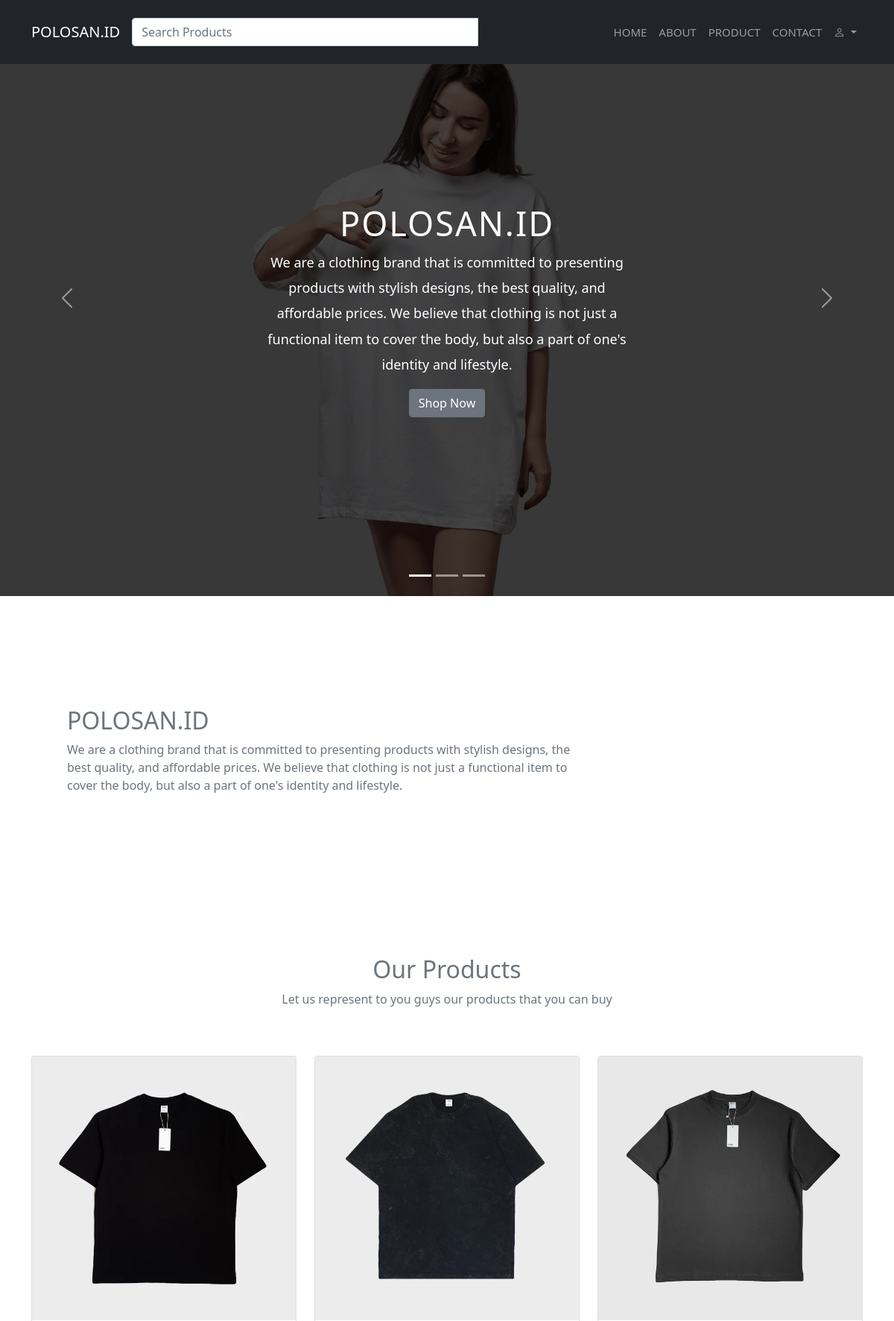
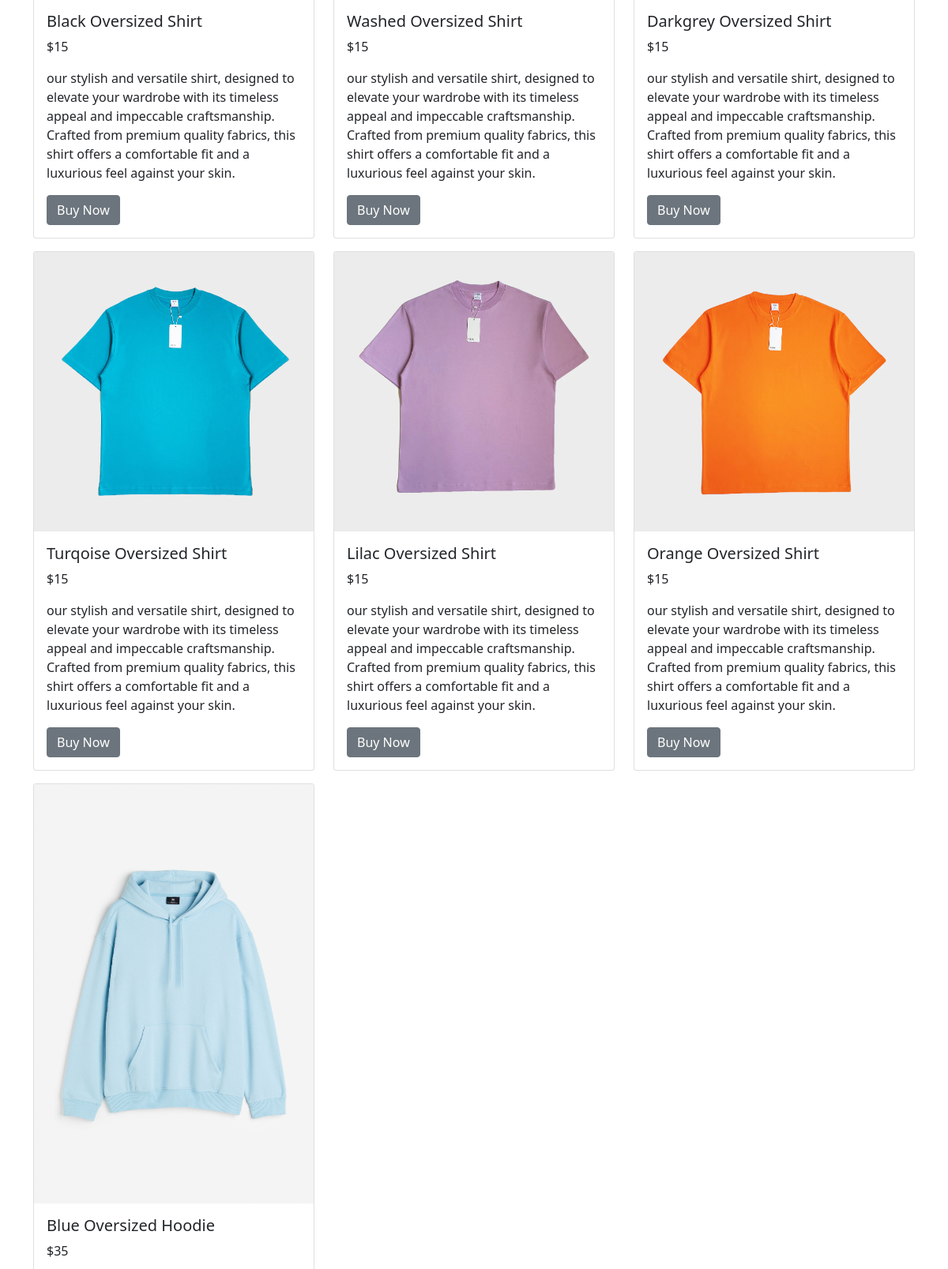
Screenshot of /index.php (signed in, upper part) with the database file from the repository (2 pictures, top to bottom).
### tables this page shows
CREATE TABLE `produk` (
  `id` int NOT NULL,
  `gambar` varchar(255) DEFAULT NULL,
  `nama_barang` varchar(255) DEFAULT NULL,
  `deskripsi` text,
  `harga` int DEFAULT NULL
);

### functions.php (called while the page is built, shortened)
<?php
function koneksi()
{
    $server = "localhost";
    $user = "root";
    $pass = "";
    $database = "tubes";
    return mysqli_connect($server, $user, $pass, $database);
}
function query($query)
{
    $conn = koneksi();
    $result = mysqli_query($conn, $query) or die(mysqli_error($conn));
    $rows = [];
    while ($row = mysqli_fetch_assoc($result)) {
        $rows[] = $row;
    }
    return $rows;
}

### index.php (the view, shortened to what this page needs)
<?php
require('functions.php');
if (isset($_GET['search'])) {
  $keyword = $_GET['keyword'];
  $query = "SELECT * FROM
  produk
  WHERE
  nama_barang LIKE '%$keyword%'
  ";
  $produk = query($query);
} else {
  $produk = query("SELECT * FROM produk");
}
?>
<!DOCTYPE html>
<html lang="en">
<head>
  <link rel="stylesheet" href="https://cdn.jsdelivr.net/npm/bootstrap-icons@1.10.3/font/bootstrap-icons.css" />
  <link href="https://cdn.jsdelivr.net/npm/bootstrap@5.1.3/dist/css/bootstrap.min.css" rel="stylesheet" />
  <link href="https://unpkg.com/aos@2.3.1/dist/aos.css" rel="stylesheet" />
  <link rel="stylesheet" href="style.css" />
</head>
<body>
  <nav class="navbar navbar-expand-lg navbar-dark bg-dark fixed-top">
    <div class="container">
      <a class="navbar-brand" href="index.php">POLOSAN.ID</a>
      <div class="col-md-5">
        <form action="" method="get">
          <div class="input-group my-3">
            <input type="search" name="keyword" id="keyword" class="form-control" placeholder="Search Products" autofocus autocomplete="off">
          </div>
        </form>
      </div>
      <div class="collapse navbar-collapse" id="navbarSupportedContent">
        <ul class="navbar-nav ms-auto mb-2 mb-lg-0">
          <li class="nav-item">
            <a class="nav-link" href="#home">Home</a>
          </li>
          <li class="nav-item">
            <a class="nav-link" href="#about">About</a>
          </li>
          <li class="nav-item">
            <a class="nav-link" href="#products">Product</a>
          </li>
          <li class="nav-item">
            <a class="nav-link" href="#contact">Contact</a>
          </li>
            <?php if (isset($_SESSION['login'])) : ?>
          <li class="nav-item dropdown">
            <a class="nav-link dropdown-toggle" href="#" role="button" data-bs-toggle="dropdown" aria-expanded="false">
              <i class="bi bi-person"></i>
            </a>
          </li>
        <?php else : ?>
          <li class="nav-item">
            <a class="nav-link active" href="login.php">Login</a>
          </li>
        <?php endif; ?>
      </div>
    </div>
  </nav>
  <div id="carouselExampleCaptions" class="carousel slide" data-bs-ride="carousel">
    <div class="carousel-indicators">
      <button type="button" data-bs-target="#carouselExampleCaptions" data-bs-slide-to="0" class="active" aria-current="true" aria-label="Slide 1"></button>
      <button type="button" data-bs-target="#carouselExampleCaptions" data-bs-slide-to="1" aria-label="Slide 2"></button>
      <button type="button" data-bs-target="#carouselExampleCaptions" data-bs-slide-to="2" aria-label="Slide 3"></button>
    </div>
    <div class="carousel-inner">
      <div class="carousel-item active">
        <img src="img/kaos oversize.png" class="d-block w-100" alt="oversize" />
        <div class="carousel-caption">
          <h5>POLOSAN.ID</h5>
          <p>
            We are a clothing brand that is committed to presenting products with stylish designs, the best quality, and affordable prices. We believe that clothing is not just a functional item to cover the body, but also a part of one's identity and lifestyle.
          </p>
          <p><a href="#products" class="btn btn-secondary mt-3">Shop Now</a></p>
        </div>
      </div>
    </div>
    <button class="carousel-control-prev" type="button" data-bs-target="#carouselExampleCaptions" data-bs-slide="prev">
      <span class="carousel-control-prev-icon" aria-hidden="true"></span>
    </button>
    <button class="carousel-control-next" type="button" data-bs-target="#carouselExampleCaptions" data-bs-slide="next">
      <span class="carousel-control-next-icon" aria-hidden="true"></span>
    </button>
  </div>
  <section id="about" class="about section-padding">
    <div class="container">
      <div class="col-lg-8 col-md-12 col-12 ps-lg-5 mt-md-5">
        <div class="about-text">
          <h2 data-aos="zoom-in-left" data-aos-duration="1000" style="color: #fff" class="text-secondary">POLOSAN.ID
          </h2>
          <p data-aos="fade-down" data-aos-easing="linear" data-aos-duration="1500" class="text-secondary">
            We are a clothing brand that is committed to presenting products with stylish designs, the best quality, and affordable prices. We believe that clothing is not just a functional item to cover the body, but also a part of one's identity and lifestyle.
          </p>
        </div>
      </div>
    </div>
  </section>
  <section id="products" class="member section-padding">
    <div class="container">
      <div class="row">
        <div class="col-md-12">
          <div class="section header text-center pb-5">
            <h2 data-aos="zoom-in" data-aos-duration="1000" class="text-secondary">
              Our Products
            </h2>
            <p data-aos="zoom-in-right" data-aos-duration="1000" class="text-secondary">
              Let us represent to you guys our products that you can buy
            </p>
          </div>
        </div>
      </div>
      <div id="search-container">
        <?php if ($produk) : ?>
          <div class="row">
            <?php foreach ($produk as $prdk) : ?>
              <div class="col-md-4 mb-3">
                <div class="card">
                  <img src="img/<?= $prdk['gambar']; ?>" class="card-img-top" alt="#" data-aos="fade-right" data-aos-duration="1000" width="233" />
                  <div class="card-body">
                    <h5 data-aos="fade-right" data-aos-duration="3000"><?= $prdk['nama_barang']; ?></h5>
                    <p>$<?= $prdk['harga']; ?></p>
                    <p class="card-text" data-aos="fade-right" data-aos-duration="3000">
                      <?= $prdk['deskripsi']; ?>
                    </p>
                    <button type="submit" class="btn btn-secondary">Buy Now</button>
                  </div>
                </div>
              </div>
            <?php endforeach; ?>
          </div>
      </div>
    <?php endif; ?>
    </div>
  </section>
  <br /><br /><br /><br /><br /><br /><br /><br /><br />
</body>
</html>

### style.css (style rules this page uses)
* { scroll-behavior: smooth; }
body { background-color: #fff; }
.section-padding { padding: 100px 0; }
.carousel-item { height: 100vh; min-height: 300px; }
.carousel-caption { bottom: 220px; z-index: 2; }
.carousel-caption h5 { font-size: 45px; text-transform: uppercase; letter-spacing: 2px; margin-top: 25px; }
.carousel-caption p { width: 60%; margin: auto; font-size: 18px; line-height: 1.9; }
.carousel-inner::before { content: ""; position: absolute; width: 100%; height: 100%; top: 0; left: 0; background: rgba(0, 0, 0, 0.7); z-index: 1; }
.navbar-nav a { font-size: 15px; text-transform: uppercase; font-weight: 500; }
.w-100 { height: 100vh; }

### rows the page displays
produk: gambar (picture), nama_barang "Black Oversized Shirt", harga "15", deskripsi "our stylish and versatile shirt, designed to elevate your wardrobe with its timeless appeal and impeccable craftsmanship. Crafted from premium quality fabrics, this shirt offers a comfortable fit and a luxurious feel against your skin."
produk: gambar (picture), nama_barang "Washed Oversized Shirt", harga "15", deskripsi "our stylish and versatile shirt, designed to elevate your wardrobe with its timeless appeal and impeccable craftsmanship. Crafted from premium quality fabrics, this shirt offers a comfortable fit and a luxurious feel against your skin."
produk: gambar (picture), nama_barang "Darkgrey Oversized Shirt", harga "15", deskripsi "our stylish and versatile shirt, designed to elevate your wardrobe with its timeless appeal and impeccable craftsmanship. Crafted from premium quality fabrics, this shirt offers a comfortable fit and a luxurious feel against your skin."
produk: gambar (picture), nama_barang "Turqoise Oversized Shirt", harga "15", deskripsi "our stylish and versatile shirt, designed to elevate your wardrobe with its timeless appeal and impeccable craftsmanship. Crafted from premium quality fabrics, this shirt offers a comfortable fit and a luxurious feel against your skin."
produk: gambar (picture), nama_barang "Lilac Oversized Shirt", harga "15", deskripsi "our stylish and versatile shirt, designed to elevate your wardrobe with its timeless appeal and impeccable craftsmanship. Crafted from premium quality fabrics, this shirt offers a comfortable fit and a luxurious feel against your skin."
produk: gambar (picture), nama_barang "Orange Oversized Shirt", harga "15", deskripsi "our stylish and versatile shirt, designed to elevate your wardrobe with its timeless appeal and impeccable craftsmanship. Crafted from premium quality fabrics, this shirt offers a comfortable fit and a luxurious feel against your skin."
produk: gambar (picture), nama_barang "Blue Oversized Hoodie", harga "35"
